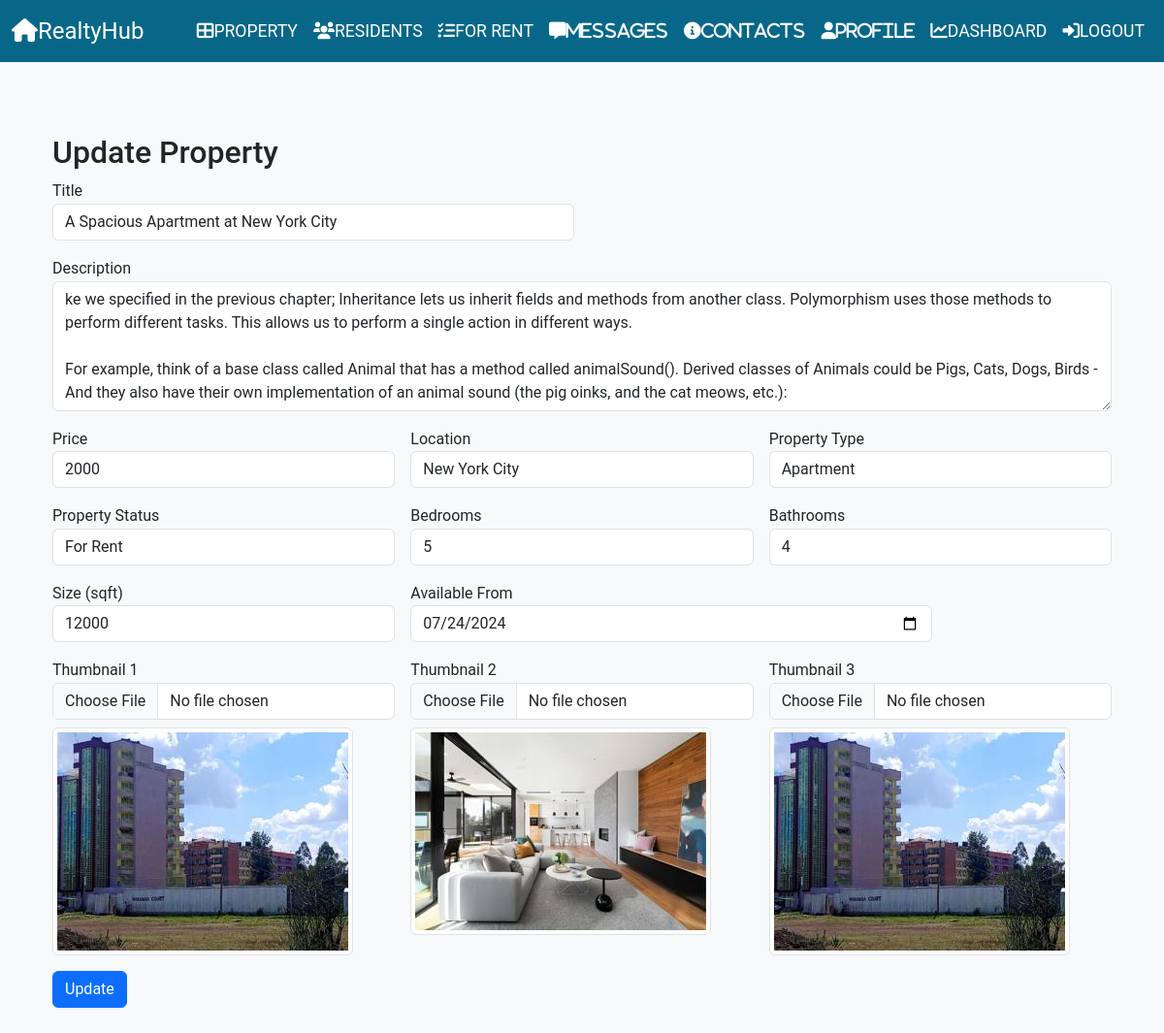
The page /property/1/update (signed in) on the database its author committed.
### app/models.py (models this page shows, shortened)
class Property(Base):
    __tablename__ = 'properties'
    id = Column(Integer, primary_key=True)
    title = Column(String(200), nullable=False)
    description = Column(Text, nullable=False)
    location = Column(String(200), nullable=False)
    price = Column(Integer, nullable=False)
    property_type = Column(String(200), nullable=False)
    property_status = Column(String(200), nullable=False)
    bathrooms = Column(Integer, nullable=False)
    bedrooms = Column(Integer, nullable=False)
    size = Column(Integer, nullable=False)
    available_from = Column(DateTime, nullable=False, default=func.current_timestamp())
    created_at = Column(DateTime, default=datetime.utcnow)
    owner_id = Column(Integer, ForeignKey('owners.id'))
    rental = relationship('Rental', backref='properties', lazy=True)
    image1 = Column(String(100), nullable=True)
    thumbnail1 = Column(String(100), nullable=True)
    image2 = Column(String(100), nullable=True)
    thumbnail2 = Column(String(100), nullable=True)
    image3 = Column(String(100), nullable=True)
    thumbnail3 = Column(String(100), nullable=True)

### app/Property/views.py (the view)
@proprety.route('/<int:property_id>/update', methods=['GET', 'POST'], strict_slashes=False)
@login_required
def update_property(property_id):
    prop = Property.query.get_or_404(property_id)
    if prop.owner_id != current_user.id:
        abort(403)
    form = UpdatePropertyForm(obj=prop)  # Initialize form with existing data
    if form.validate_on_submit():
        prop.title = form.title.data
        prop.description = form.description.data
        prop.price = form.price.data
        prop.location = form.location.data
        prop.property_type = form.property_type.data
        prop.bedrooms = form.bedrooms.data
        prop.bathrooms = form.bathrooms.data
        prop.size = form.size.data
        prop.available_from = form.available_from.data
        if form.thumbnail1.data:
            prop.thumbnail1 = save_picture(form.image1.data)
            prop.thumbnail2 = save_picture(form.image2.data)
        if form.thumbnail3.data:
            prop.thumbnail3 = save_picture(form.image3.data)
        db.session.commit()
        flash('Property updated successfully', 'success')
        return redirect(url_for('proprety.view_created_property'))  # Redirect after successful update
    elif request.method == 'GET':
        form.title.data = prop.title
        form.description.data = prop.description
        form.price.data = prop.price
        form.location.data = prop.location
        form.property_type.data = prop.property_type
        form.bedrooms.data = prop.bedrooms
        form.bathrooms.data = prop.bathrooms
        form.size.data = prop.size
        form.available_from.data = prop.available_from
    return render_template('update_property.html', form=form, prop=prop)

### app/Property/forms.py
class UpdatePropertyForm(FlaskForm):
    title = StringField('Title', validators=[DataRequired()])
    description = TextAreaField('Description', validators=[DataRequired()])
    price = IntegerField('Price', validators=[DataRequired()])
    location = StringField('Location', validators=[DataRequired()])
    property_type = SelectField('Property Type', choices=[('House', 'House'), ('Apartment', 'Apartment'), ('Condo', 'Condo')], validators=[DataRequired()])
    property_status = SelectField('Property Status', choices=[('For Sale', 'For Sale'), ('For Rent', 'For Rent')], validators=[DataRequired()])
    bedrooms = IntegerField('Bedrooms', validators=[DataRequired()])
    bathrooms = IntegerField('Bathrooms', validators=[DataRequired()])
    size = IntegerField('Size (sqft)', validators=[DataRequired()])
    available_from = DateField('Available From', format='%Y-%m-%d')
    thumbnail1 = FileField('Thumbnail 1')
    thumbnail2 = FileField('Thumbnail 2')
    thumbnail3 = FileField('Thumbnail 3')
    submit = SubmitField('Update')

### app/__init__.py (called while the page is built)
@login_manager.user_loader
def load_user(user_id):
    x = Owner.query.get(str(user_id))
    if x == None:
        x = Tenant.query.get(str(user_id))
    return x

### app/Property/templates/update_property.html (shortened to what this page needs)
{% extends "layout.html" %}
{% block content %}
<div class="container mt-5">
    <h2>Update Property</h2>
    <form method="POST" action="{{ url_for('proprety.update_property', property_id=prop.id) }}" class="row g-3" enctype="multipart/form-data">
        <div class="form-group col-md-6">
            {{ form.title.label(class="form-control-label") }}
            {% if form.title.errors %}
                {{ form.title(class="form-control is-invalid") }}
                <div class="invalid-feedback">
                    {% for error in form.title.errors %}
                        <span>{{ error }}</span>
                    {% endfor %}
                </div>
            {% else %}
                {{ form.title(class="form-control") }}
            {% endif %}
        </div>
        <div class="form-group col-md-12 mt-3">
            {{ form.description.label(class="form-control-label") }}
            {% if form.description.errors %}
                {{ form.description(class="form-control is-invalid", rows="5") }}
                <div class="invalid-feedback">
                    {% for error in form.description.errors %}
                        <span>{{ error }}</span>
                    {% endfor %}
                </div>
            {% else %}
                {{ form.description(class="form-control", rows="5") }}
            {% endif %}
        </div>
        <div class="form-group col-md-4 mt-3">
            {{ form.price.label(class="form-control-label") }}
            {% if form.price.errors %}
                {{ form.price(class="form-control is-invalid") }}
                <div class="invalid-feedback">
                    {% for error in form.price.errors %}
                        <span>{{ error }}</span>
                    {% endfor %}
                </div>
            {% else %}
                {{ form.price(class="form-control") }}
            {% endif %}
        </div>
        <div class="form-group col-md-4 mt-3">
            {{ form.location.label(class="form-control-label") }}
            {% if form.location.errors %}
                {{ form.location(class="form-control is-invalid") }}
                <div class="invalid-feedback">
                    {% for error in form.location.errors %}
                        <span>{{ error }}</span>
                    {% endfor %}
                </div>
            {% else %}
                {{ form.location(class="form-control") }}
            {% endif %}
        </div>
        <div class="form-group col-md-4 mt-3">
            {{ form.property_type.label(class="form-control-label") }}
            {% if form.property_type.errors %}
                {{ form.property_type(class="form-control is-invalid") }}
                <div class="invalid-feedback">
                    {% for error in form.property_type.errors %}
                        <span>{{ error }}</span>
                    {% endfor %}
                </div>
            {% else %}
                {{ form.property_type(class="form-control") }}
            {% endif %}
        </div>
        <div class="form-group col-md-4 mt-3">
            {{ form.property_status.label(class="form-control-label") }}
            {% if form.property_status.errors %}
                {{ form.property_status(class="form-control is-invalid") }}
                <div class="invalid-feedback">
                    {% for error in form.property_status.errors %}
                        <span>{{ error }}</span>
                    {% endfor %}
                </div>
            {% else %}
                {{ form.property_status(class="form-control") }}
            {% endif %}
        </div>
        <div class="form-group col-md-4 mt-3">
            {{ form.bedrooms.label(class="form-control-label") }}
            {% if form.bedrooms.errors %}
                {{ form.bedrooms(class="form-control is-invalid") }}
                <div class="invalid-feedback">
                    {% for error in form.bedrooms.errors %}
                        <span>{{ error }}</span>
                    {% endfor %}
                </div>
            {% else %}
                {{ form.bedrooms(class="form-control") }}
            {% endif %}
        </div>
        <div class="form-group col-md-4 mt-3">
            {{ form.bathrooms.label(class="form-control-label") }}
            {% if form.bathrooms.errors %}
                {{ form.bathrooms(class="form-control is-invalid") }}
                <div class="invalid-feedback">
                    {% for error in form.bathrooms.errors %}
                        <span>{{ error }}</span>
                    {% endfor %}
                </div>
            {% else %}
                {{ form.bathrooms(class="form-control") }}
            {% endif %}
        </div>
        <div class="form-group col-md-4 mt-3">
            {{ form.size.label(class="form-control-label") }}
            {% if form.size.errors %}
                {{ form.size(class="form-control is-invalid") }}
                <div class="invalid-feedback">
                    {% for error in form.size.errors %}
                        <span>{{ error }}</span>
                    {% endfor %}
                </div>
            {% else %}
                {{ form.size(class="form-control") }}
            {% endif %}
        </div>
        <div class="form-group col-md-6 mt-3">
            {{ form.available_from.label(class="form-control-label") }}
            {% if form.available_from.errors %}
                {{ form.available_from(class="form-control is-invalid") }}
                <div class="invalid-feedback">
                    {% for error in form.available_from.errors %}
                        <span>{{ error }}</span>
                    {% endfor %}
                </div>
            {% else %}
                {{ form.available_from(class="form-control") }}
            {% endif %}
        </div>
        <div class="form-group col-md-4 mt-3">
            {{ form.thumbnail1.label(class="form-control-label") }}
            {% if form.thumbnail1.errors %}
                {{ form.thumbnail1(class="form-control is-invalid") }}
                <div class="invalid-feedback">
                    {% for error in form.thumbnail1.errors %}
                        <span>{{ error }}</span>
                    {% endfor %}
                </div>
            {% else %}
                {{ form.thumbnail1(class="form-control") }}
            {% endif %}
            {% if prop.thumbnail1 %}
                <img src="{{ url_for('static', filename='property_pics/' + prop.thumbnail1) }}" alt="Thumbnail 1" class="img-thumbnail mt-2">
            {% endif %}
        </div>
        <div class="form-group col-md-4 mt-3">
            {{ form.thumbnail2.label(class="form-control-label") }}
            {% if form.thumbnail2.errors %}
                {{ form.thumbnail2(class="form-control is-invalid") }}
                <div class="invalid-feedback">
                    {% for error in form.thumbnail2.errors %}
                        <span>{{ error }}</span>
                    {% endfor %}
                </div>
            {% else %}
                {{ form.thumbnail2(class="form-control") }}
            {% endif %}
            {% if prop.thumbnail2 %}
                <img src="{{ url_for('static', filename='property_pics/' + prop.thumbnail2) }}" alt="Thumbnail 2" class="img-thumbnail mt-2">
            {% endif %}
        </div>
        <div class="form-group col-md-4 mt-3">
            {{ form.thumbnail3.label(class="form-control-label") }}
            {% if form.thumbnail3.errors %}
                {{ form.thumbnail3(class="form-control is-invalid") }}
                <div class="invalid-feedback">
                    {% for error in form.thumbnail3.errors %}
                        <span>{{ error }}</span>
                    {% endfor %}
                </div>
            {% else %}
                {{ form.thumbnail3(class="form-control") }}
            {% endif %}
            {% if prop.thumbnail3 %}
                <img src="{{ url_for('static', filename='property_pics/' + prop.thumbnail3) }}" alt="Thumbnail 3" class="img-thumbnail mt-2">
            {% endif %}
        </div>
        <div class="form-group mt-3">
            {{ form.submit(class="btn btn-primary") }}
        </div>
    </form>
</div>
{% endblock %}

### app/templates/nav.html (style rules this page uses)
body { font-family: 'Roboto', sans-serif; line-height: 1.6; background-color: #f8f9fa; }

### rows shown on the page
Property: title "A Spacious Apartment at New York City", description "ke we specified in the previous chapter; Inheritance lets us inherit fields and methods from another class. Polymorphism uses those methods to perform different tasks. This allows us to perform a single action in different ways. For example, think of a base class called Animal that has a method called animalSound(). Derived classes of Animals could be Pigs, Cats, Dogs, Birds - And they also have their own implementation of an animal sound (the pig oinks, and the cat meows, etc.):", price "2000", location "New York City", property_type "Apartment", property_status "For Rent", bedrooms "5", bathrooms "4", size "12000", available_from "07/24/2024", thumbnail1 (picture), thumbnail2 (picture), thumbnail3 (picture)
